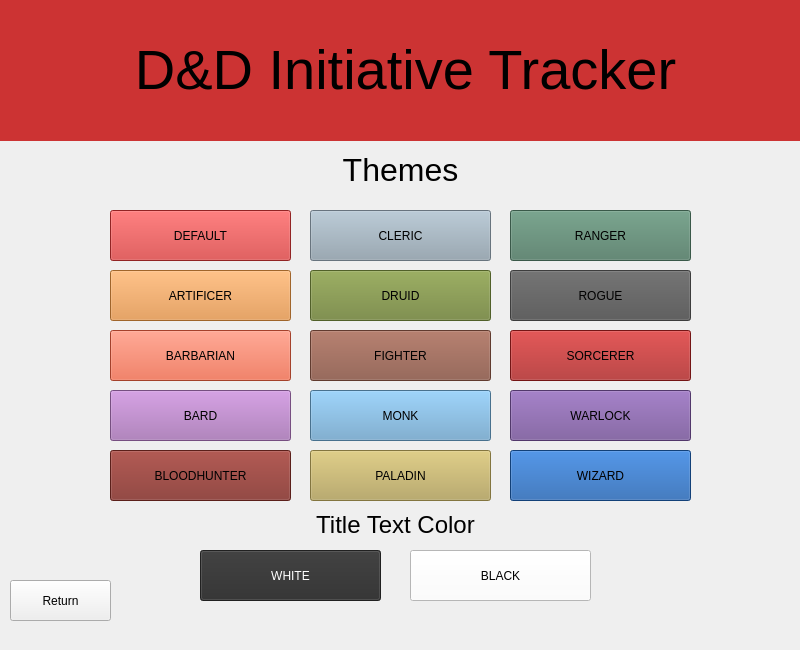
<?xml version="1.0" encoding="UTF-8"?>
<ui version="4.0">
 <class>screen_mode_window</class>
 <widget class="QWidget" name="screen_mode_window">
  <property name="geometry">
   <rect>
    <x>0</x>
    <y>0</y>
    <width>800</width>
    <height>650</height>
   </rect>
  </property>
  <property name="windowTitle">
   <string>D&amp;D Init Tracker - Screen Modes</string>
  </property>
  <property name="autoFillBackground">
   <bool>true</bool>
  </property>
  <widget class="QLabel" name="screen_menu_title">
   <property name="geometry">
    <rect>
     <x>0</x>
     <y>0</y>
     <width>811</width>
     <height>141</height>
    </rect>
   </property>
   <property name="cursor">
    <cursorShape>ArrowCursor</cursorShape>
   </property>
   <property name="autoFillBackground">
    <bool>false</bool>
   </property>
   <property name="styleSheet">
    <string notr="true">background-color: rgb(204, 51, 51);</string>
   </property>
   <property name="text">
    <string>&lt;html&gt;&lt;head/&gt;&lt;body&gt;&lt;p align=&quot;center&quot;&gt;&lt;span style=&quot; font-size:42pt;&quot;&gt;D&amp;amp;D Initiative Tracker&lt;/span&gt;&lt;/p&gt;&lt;/body&gt;&lt;/html&gt;</string>
   </property>
  </widget>
  <widget class="QLabel" name="themes_label">
   <property name="geometry">
    <rect>
     <x>320</x>
     <y>150</y>
     <width>161</width>
     <height>41</height>
    </rect>
   </property>
   <property name="text">
    <string>&lt;html&gt;&lt;head/&gt;&lt;body&gt;&lt;p align=&quot;center&quot;&gt;&lt;span style=&quot; font-size:24pt;&quot;&gt;Themes&lt;/span&gt;&lt;/p&gt;&lt;/body&gt;&lt;/html&gt;</string>
   </property>
  </widget>
  <widget class="QPushButton" name="druid_theme_button">
   <property name="geometry">
    <rect>
     <x>310</x>
     <y>270</y>
     <width>181</width>
     <height>51</height>
    </rect>
   </property>
   <property name="toolTip">
    <string/>
   </property>
   <property name="styleSheet">
    <string notr="true">font: 75 12pt &quot;MS Shell Dlg 2&quot;;
background-color: rgb(114, 134, 57);</string>
   </property>
   <property name="text">
    <string>DRUID</string>
   </property>
  </widget>
  <widget class="QPushButton" name="default_theme_button">
   <property name="geometry">
    <rect>
     <x>110</x>
     <y>210</y>
     <width>181</width>
     <height>51</height>
    </rect>
   </property>
   <property name="toolTip">
    <string/>
   </property>
   <property name="styleSheet">
    <string notr="true">font: 75 12pt &quot;MS Shell Dlg 2&quot;;background-color: rgb(204, 51, 51);</string>
   </property>
   <property name="text">
    <string>DEFAULT</string>
   </property>
  </widget>
  <widget class="QPushButton" name="rogue_theme_button">
   <property name="geometry">
    <rect>
     <x>510</x>
     <y>270</y>
     <width>181</width>
     <height>51</height>
    </rect>
   </property>
   <property name="toolTip">
    <string/>
   </property>
   <property name="styleSheet">
    <string notr="true">font: 75 12pt &quot;MS Shell Dlg 2&quot;;
background-color: rgb(85, 85, 85);</string>
   </property>
   <property name="text">
    <string>ROGUE</string>
   </property>
  </widget>
  <widget class="QPushButton" name="artificer_theme_button">
   <property name="geometry">
    <rect>
     <x>110</x>
     <y>270</y>
     <width>181</width>
     <height>51</height>
    </rect>
   </property>
   <property name="toolTip">
    <string/>
   </property>
   <property name="styleSheet">
    <string notr="true">font: 75 12pt &quot;MS Shell Dlg 2&quot;;
background-color: rgb(224, 141, 60);</string>
   </property>
   <property name="text">
    <string>ARTIFICER</string>
   </property>
  </widget>
  <widget class="QPushButton" name="fighter_theme_button">
   <property name="geometry">
    <rect>
     <x>310</x>
     <y>330</y>
     <width>181</width>
     <height>51</height>
    </rect>
   </property>
   <property name="toolTip">
    <string/>
   </property>
   <property name="styleSheet">
    <string notr="true">font: 75 12pt &quot;MS Shell Dlg 2&quot;;
background-color: rgb(136, 83, 66);</string>
   </property>
   <property name="text">
    <string>FIGHTER</string>
   </property>
  </widget>
  <widget class="QPushButton" name="sorcerer_theme_button">
   <property name="geometry">
    <rect>
     <x>510</x>
     <y>330</y>
     <width>181</width>
     <height>51</height>
    </rect>
   </property>
   <property name="toolTip">
    <string/>
   </property>
   <property name="styleSheet">
    <string notr="true">font: 75 12pt &quot;MS Shell Dlg 2&quot;;
background-color: rgb(163, 30, 30);</string>
   </property>
   <property name="text">
    <string>SORCERER</string>
   </property>
  </widget>
  <widget class="QPushButton" name="warlock_theme_button">
   <property name="geometry">
    <rect>
     <x>510</x>
     <y>390</y>
     <width>181</width>
     <height>51</height>
    </rect>
   </property>
   <property name="toolTip">
    <string/>
   </property>
   <property name="styleSheet">
    <string notr="true">font: 75 12pt &quot;MS Shell Dlg 2&quot;;
background-color: rgb(115, 79, 150);</string>
   </property>
   <property name="text">
    <string>WARLOCK</string>
   </property>
  </widget>
  <widget class="QPushButton" name="barbarian_theme_button">
   <property name="geometry">
    <rect>
     <x>110</x>
     <y>330</y>
     <width>181</width>
     <height>51</height>
    </rect>
   </property>
   <property name="toolTip">
    <string/>
   </property>
   <property name="styleSheet">
    <string notr="true">font: 75 12pt &quot;MS Shell Dlg 2&quot;;
background-color: rgb(229, 91, 60);</string>
   </property>
   <property name="text">
    <string>BARBARIAN</string>
   </property>
  </widget>
  <widget class="QPushButton" name="monk_theme_button">
   <property name="geometry">
    <rect>
     <x>310</x>
     <y>390</y>
     <width>181</width>
     <height>51</height>
    </rect>
   </property>
   <property name="toolTip">
    <string/>
   </property>
   <property name="styleSheet">
    <string notr="true">font: 75 12pt &quot;MS Shell Dlg 2&quot;;
background-color: rgb(101, 158, 199);</string>
   </property>
   <property name="text">
    <string>MONK</string>
   </property>
  </widget>
  <widget class="QPushButton" name="paladin_theme_button">
   <property name="geometry">
    <rect>
     <x>310</x>
     <y>450</y>
     <width>181</width>
     <height>51</height>
    </rect>
   </property>
   <property name="toolTip">
    <string/>
   </property>
   <property name="styleSheet">
    <string notr="true">font: 75 12pt &quot;MS Shell Dlg 2&quot;;
background-color: rgb(183, 164, 88);</string>
   </property>
   <property name="text">
    <string>PALADIN</string>
   </property>
  </widget>
  <widget class="QPushButton" name="wizard_theme_button">
   <property name="geometry">
    <rect>
     <x>510</x>
     <y>450</y>
     <width>181</width>
     <height>51</height>
    </rect>
   </property>
   <property name="toolTip">
    <string/>
   </property>
   <property name="styleSheet">
    <string notr="true">font: 75 12pt &quot;MS Shell Dlg 2&quot;;
background-color: rgb(25, 89, 168);</string>
   </property>
   <property name="text">
    <string>WIZARD</string>
   </property>
  </widget>
  <widget class="QPushButton" name="bard_theme_button">
   <property name="geometry">
    <rect>
     <x>110</x>
     <y>390</y>
     <width>181</width>
     <height>51</height>
    </rect>
   </property>
   <property name="toolTip">
    <string/>
   </property>
   <property name="styleSheet">
    <string notr="true">font: 75 12pt &quot;MS Shell Dlg 2&quot;;
background-color: rgb(166, 111, 181);</string>
   </property>
   <property name="text">
    <string>BARD</string>
   </property>
  </widget>
  <widget class="QPushButton" name="ranger_theme_button">
   <property name="geometry">
    <rect>
     <x>510</x>
     <y>210</y>
     <width>181</width>
     <height>51</height>
    </rect>
   </property>
   <property name="toolTip">
    <string/>
   </property>
   <property name="styleSheet">
    <string notr="true">font: 75 12pt &quot;MS Shell Dlg 2&quot;;
background-color: rgb(81, 124, 102);</string>
   </property>
   <property name="text">
    <string>RANGER</string>
   </property>
  </widget>
  <widget class="QPushButton" name="bloodhunter_theme_button">
   <property name="geometry">
    <rect>
     <x>110</x>
     <y>450</y>
     <width>181</width>
     <height>51</height>
    </rect>
   </property>
   <property name="toolTip">
    <string/>
   </property>
   <property name="styleSheet">
    <string notr="true">font: 75 12pt &quot;MS Shell Dlg 2&quot;;
background-color: rgb(127, 43, 37);</string>
   </property>
   <property name="text">
    <string>BLOODHUNTER</string>
   </property>
  </widget>
  <widget class="QPushButton" name="cleric_theme_button">
   <property name="geometry">
    <rect>
     <x>310</x>
     <y>210</y>
     <width>181</width>
     <height>51</height>
    </rect>
   </property>
   <property name="toolTip">
    <string/>
   </property>
   <property name="styleSheet">
    <string notr="true">font: 75 12pt &quot;MS Shell Dlg 2&quot;;
background-color: rgb(145, 163, 176);</string>
   </property>
   <property name="text">
    <string>CLERIC</string>
   </property>
  </widget>
  <widget class="QPushButton" name="screen_return_button">
   <property name="geometry">
    <rect>
     <x>10</x>
     <y>580</y>
     <width>101</width>
     <height>41</height>
    </rect>
   </property>
   <property name="styleSheet">
    <string notr="true">font: 8pt &quot;MS Shell Dlg 2&quot;;</string>
   </property>
   <property name="text">
    <string>Return</string>
   </property>
  </widget>
  <widget class="QLabel" name="title_text_color_label">
   <property name="geometry">
    <rect>
     <x>270</x>
     <y>500</y>
     <width>251</width>
     <height>51</height>
    </rect>
   </property>
   <property name="text">
    <string>&lt;html&gt;&lt;head/&gt;&lt;body&gt;&lt;p align=&quot;center&quot;&gt;&lt;span style=&quot; font-size:18pt;&quot;&gt;Title Text Color&lt;/span&gt;&lt;/p&gt;&lt;/body&gt;&lt;/html&gt;</string>
   </property>
  </widget>
  <widget class="QPushButton" name="white_text_button">
   <property name="geometry">
    <rect>
     <x>200</x>
     <y>550</y>
     <width>181</width>
     <height>51</height>
    </rect>
   </property>
   <property name="toolTip">
    <string/>
   </property>
   <property name="styleSheet">
    <string notr="true">font: 75 12pt &quot;MS Shell Dlg 2&quot;;
background-color: rgb(46,46,46);
color: white;</string>
   </property>
   <property name="text">
    <string>WHITE</string>
   </property>
  </widget>
  <widget class="QPushButton" name="black_text_button">
   <property name="geometry">
    <rect>
     <x>410</x>
     <y>550</y>
     <width>181</width>
     <height>51</height>
    </rect>
   </property>
   <property name="toolTip">
    <string/>
   </property>
   <property name="styleSheet">
    <string notr="true">font: 75 12pt &quot;MS Shell Dlg 2&quot;;
background-color: white;
color: black;</string>
   </property>
   <property name="text">
    <string>BLACK</string>
   </property>
  </widget>
 </widget>
 <resources/>
 <connections/>
</ui>
